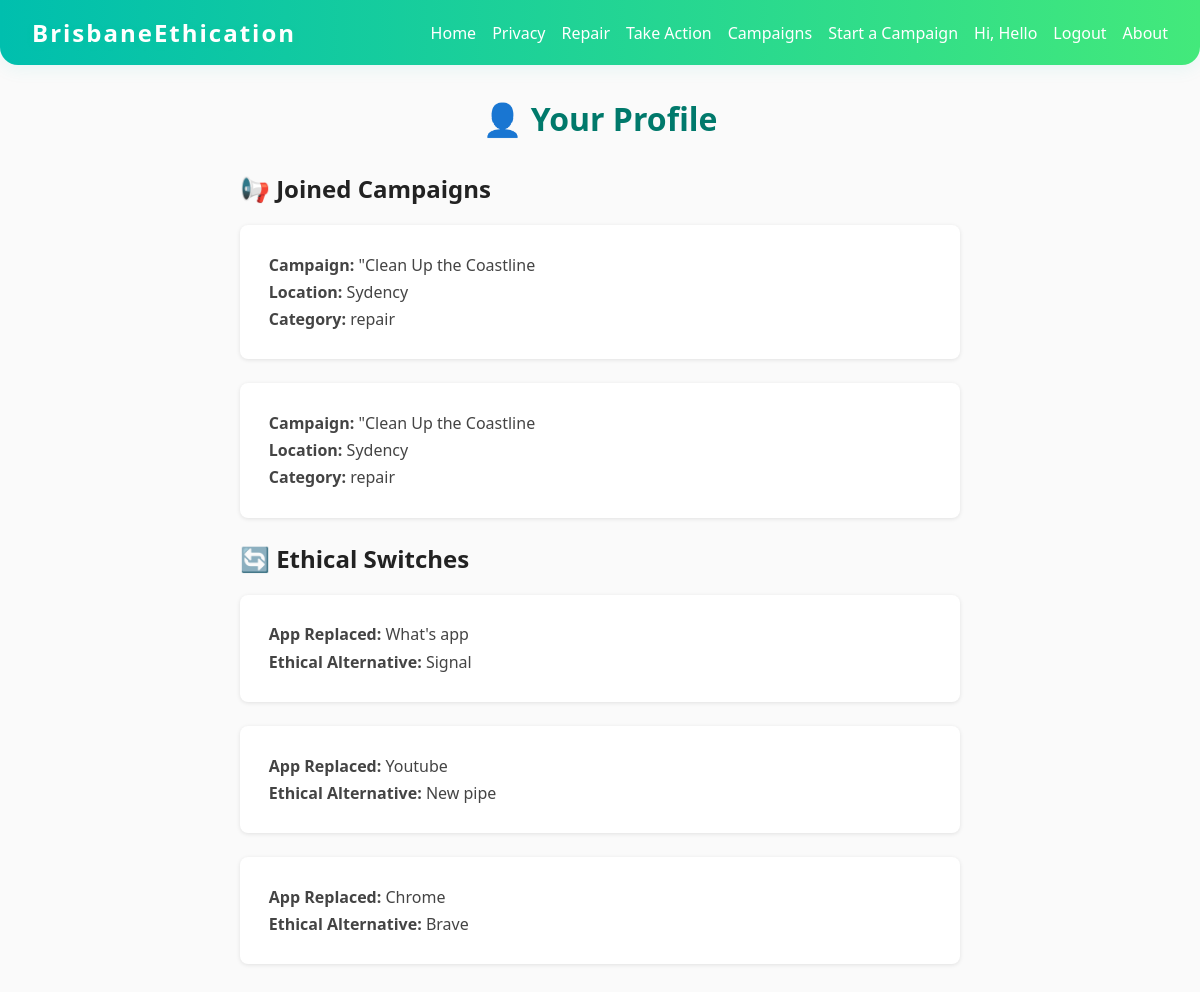
Page /profile (signed in) on the committed database.
### tables this page shows
CREATE TABLE campaigns (
        id INTEGER PRIMARY KEY AUTOINCREMENT,
        title TEXT,
        description TEXT,
        location TEXT,
        level TEXT,
        category TEXT,
        latitude REAL,
        longitude REAL,
        image_path TEXT,
        user_id INTEGER,
        created_at TIMESTAMP DEFAULT CURRENT_TIMESTAMP
        , map_link TEXT);

CREATE TABLE switches (
                    id INTEGER PRIMARY KEY AUTOINCREMENT,
                    app_name TEXT,
                    reason TEXT,
                    alternative TEXT,
                    link TEXT,
                    proof_image TEXT
                );

### app.py (the view)
@app.route('/profile')
def profile():
    if 'user_id' not in session:
        flash("Login required", "error")
        return redirect(url_for('login'))
    user_id = session['user_id']
    conn = sqlite3.connect('switchboard.db')
    c = conn.cursor()
    c.execute('''SELECT c.title, c.location, c.category
                 FROM campaigns c
                 JOIN campaign_joins cj ON c.id = cj.campaign_id
                 WHERE cj.user_id = ?''', (user_id,))
    joined_campaigns = c.fetchall()
    c.execute('''SELECT app_name, alternative
                 FROM switches
                 WHERE proof_image = "" AND id IN (
                     SELECT MAX(id) FROM switches GROUP BY app_name
                 )''')
    switches = c.fetchall()
    conn.close()
    return render_template('profile.html',
                           joined_campaigns=joined_campaigns,
                           switches=switches)

### app.py (called while the page is built)
@app.context_processor
def inject_user():
    return dict(user_name=session.get('user_name'))

### templates/profile.html (shortened to what this page needs)
{% extends "base.html" %}
{% block content %}
<h1>👤 Your Profile</h1>
<section>
  <h2>📢 Joined Campaigns</h2>
  {% if joined_campaigns %}
    {% for title, location, category in joined_campaigns %}
      <div class="card">
        <p><strong>Campaign:</strong> {{ title }}</p>
        <p><strong>Location:</strong> {{ location }}</p>
        <p><strong>Category:</strong> {{ category }}</p>
      </div>
    {% endfor %}
  {% else %}
    <div class="card">
      <p>You haven’t joined any campaigns yet. Explore and support causes you care about!</p>
    </div>
  {% endif %}
</section>
<section>
  <h2>🔄 Ethical Switches</h2>
  {% if switches %}
    {% for app_name, alternative in switches %}
      <div class="card">
        <p><strong>App Replaced:</strong> {{ app_name }}</p>
        <p><strong>Ethical Alternative:</strong> {{ alternative }}</p>
      </div>
    {% endfor %}
  {% else %}
    <div class="card">
      <p>You haven’t submitted any switches yet. Recommend an ethical tech alternative!</p>
    </div>
  {% endif %}
</section>
{% endblock %}

### templates/base.html (style rules this page uses)
body { font-family: 'Segoe UI', Tahoma, Geneva, Verdana, sans-serif; margin: 0; background: #fafafa; color: #222; min-height: 100vh; }
h1 { font-weight: 600; color: #00796b; text-align: center; margin-bottom: 2rem; }
.card { background: white; border-radius: 8px; box-shadow: 0 1px 4px rgba(0, 0, 0, 0.1); margin-bottom: 1.5rem; padding: 1.5rem 1.8rem; transition: box-shadow 0.25s ease; }
.card p { margin: 0.3rem 0; font-size: 1rem; color: #444; line-height: 1.4; }

### rows in the picture
campaigns: title "\"Clean Up the Coastline", location "Sydency", category "repair"
switches: app_name "What's app", alternative "Signal"
switches: app_name "Youtube", alternative "New pipe"
switches: app_name "Chrome", alternative "Brave"

### other values in the picture
{{ user_name }} "Hello"
